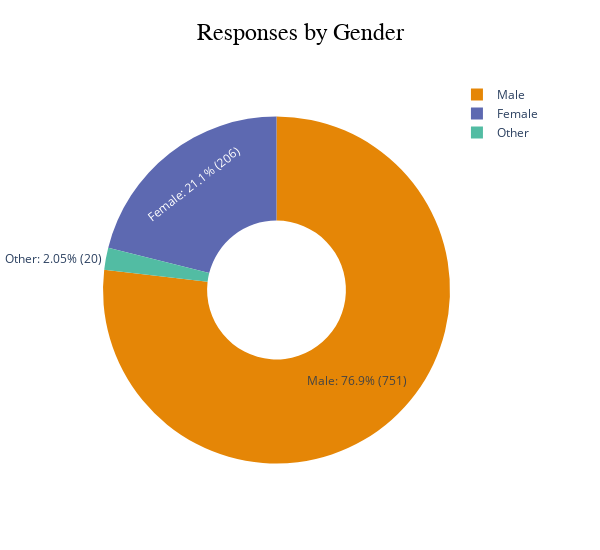

The cell this chart's notebook holds for it:
### Markdown cell above
#### 3- Responses by Gender

### Code cell
def plot_donut_chart(df, category_col, title=None, hole=0.4, colors=None, width=600, height=550):
    """
    Creates a donut chart with percentage and absolute values displayed.

    Parameters:
    -----------
    df : pd.DataFrame
        Input dataframe
    category_col : str
        Column for which to plot counts as a donut chart.
    title : str, optional
        Chart title. Defaults to "Responses by {category_col}".
    hole : float, optional
        Fraction of the pie to cut out (0 < hole < 1). Default=0.4.
    colors : list, optional
        List of colors for categories. Default=px.colors.qualitative.Vivid.
    width, height : int
        Dimensions of the chart.

    Returns:
    --------
    fig : plotly.graph_objects.Figure
        Donut chart figure.
    """

    # Count occurrences and compute percentages
    counts = df[category_col].value_counts().reset_index()
    counts.columns = [category_col, 'Responses']
    total_responses = df.shape[0]
    counts['Percent'] = (counts['Responses'] / total_responses * 100).round(1)
    counts['Label'] = counts['Percent'].astype(str) + '% (' + counts['Responses'].astype(str) + ')'

    # Default colors if not provided
    if colors is None:
        colors = px.colors.qualitative.Vivid

    # Create donut chart
    fig = px.pie(
        counts,
        names=category_col,
        values='Responses',
        color=category_col,
        color_discrete_sequence=colors,
        hole=hole,
        title=title if title else f"Responses by {category_col}"
    )

    # Show labels with percentage + absolute value
    fig.update_traces(
        textinfo='label+percent+value',
        texttemplate='%{label}: %{percent} (%{value})'
    )

    # Layout adjustments
    fig.update_layout(
        width=width,
        height=height,
        margin=dict(t=80, l=50, r=150, b=50),
        title=dict(
            text=title if title else f"Responses by {category_col}",
            x=0.5,
            xanchor='center',
            font=dict(
                size=24,
                color='black',
                family="Arial Black, sans-serif"
            )
        )
    )

    return fig

# Creating the plot
fig_donut_gender = plot_donut_chart(df_clean, category_col="clean_gender", title="Responses by Gender")
fig_donut_gender.show()

### Figure 1 — Plotly figure (JSON) as saved in the notebook; plotly's stock layout.template omitted (floating-point values rounded to 4 significant figures)
{"data": [{"customdata": [["Male"], ["Female"], ["Other"]], "domain": {"x": [0, 1], "y": [0, 1]}, "hole": 0.4, "hovertemplate": "clean_gender=%{customdata[0]}<br>Responses=%{value}<extra></extra>", "labels": ["Male", "Female", "Other"], "legendgroup": "", "marker": {"colors": ["rgb(229, 134, 6)", "rgb(93, 105, 177)", "rgb(82, 188, 163)"]}, "name": "", "showlegend": true, "textinfo": "label+percent+value", "texttemplate": "%{label}: %{percent} (%{value})", "type": "pie", "values": [751, 206, 20]}], "layout": {"height": 550, "legend": {"tracegroupgap": 0}, "margin": {"b": 50, "l": 50, "r": 150, "t": 80}, "piecolorway": ["rgb(229, 134, 6)", "rgb(93, 105, 177)", "rgb(82, 188, 163)", "rgb(153, 201, 69)", "rgb(204, 97, 176)", "rgb(36, 121, 108)", "rgb(218, 165, 27)", "rgb(47, 138, 196)", "rgb(118, 78, 159)", "rgb(237, 100, 90)", "rgb(165, 170, 153)"], "title": {"font": {"color": "black", "family": "Arial Black, sans-serif", "size": 24}, "text": "Responses by Gender", "x": 0.5, "xanchor": "center"}, "width": 600}}
